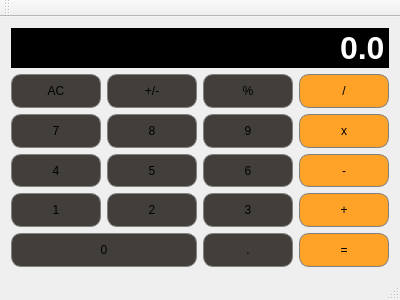
<?xml version="1.0" encoding="UTF-8"?>
<ui version="4.0">
 <class>MainWindow</class>
 <widget class="QMainWindow" name="MainWindow">
  <property name="geometry">
   <rect>
    <x>0</x>
    <y>0</y>
    <width>400</width>
    <height>300</height>
   </rect>
  </property>
  <property name="windowTitle">
   <string>MainWindow</string>
  </property>
  <property name="styleSheet">
   <string notr="true"/>
  </property>
  <widget class="QWidget" name="centralWidget">
   <layout class="QGridLayout" name="gridLayout">
    <item row="5" column="2">
     <widget class="QPushButton" name="ButtonDecimal">
      <property name="sizePolicy">
       <sizepolicy hsizetype="Expanding" vsizetype="Expanding">
        <horstretch>0</horstretch>
        <verstretch>0</verstretch>
       </sizepolicy>
      </property>
      <property name="styleSheet">
       <string notr="true">QPushButton{
	background-color: #423F3B;
	border: 1px solid gray;
	padding: 10px;
     width: 10px;
     height: 10px;
     border-radius: 10%;
}

QPushButtonPressed {
	background-color: #A9A9A9;
	border: 1px solid gray;
	padding: 10px;
     width: 10px;
     height: 10px;
     border-radius: 10%;
}</string>
      </property>
      <property name="text">
       <string>.</string>
      </property>
     </widget>
    </item>
    <item row="3" column="2">
     <widget class="QPushButton" name="Button6">
      <property name="sizePolicy">
       <sizepolicy hsizetype="Expanding" vsizetype="Expanding">
        <horstretch>0</horstretch>
        <verstretch>0</verstretch>
       </sizepolicy>
      </property>
      <property name="styleSheet">
       <string notr="true">QPushButton{
	background-color: #423F3B;
	border: 1px solid gray;
	padding: 10px;
     width: 10px;
     height: 10px;
     border-radius: 10%;
}

QPushButtonPressed {
	background-color: #A9A9A9;
	border: 1px solid gray;
	padding: 10px;
     width: 10px;
     height: 10px;
     border-radius: 10%;
}</string>
      </property>
      <property name="text">
       <string>6</string>
      </property>
     </widget>
    </item>
    <item row="4" column="2">
     <widget class="QPushButton" name="Button3">
      <property name="sizePolicy">
       <sizepolicy hsizetype="Expanding" vsizetype="Expanding">
        <horstretch>0</horstretch>
        <verstretch>0</verstretch>
       </sizepolicy>
      </property>
      <property name="styleSheet">
       <string notr="true">QPushButton{
	background-color: #423F3B;
	border: 1px solid gray;
	padding: 10px;
     width: 10px;
     height: 10px;
     border-radius: 10%;
}

QPushButtonPressed {
	background-color: #A9A9A9;
	border: 1px solid gray;
	padding: 10px;
     width: 10px;
     height: 10px;
     border-radius: 10%;
}</string>
      </property>
      <property name="text">
       <string>3</string>
      </property>
     </widget>
    </item>
    <item row="4" column="0">
     <widget class="QPushButton" name="Button1">
      <property name="sizePolicy">
       <sizepolicy hsizetype="Expanding" vsizetype="Expanding">
        <horstretch>0</horstretch>
        <verstretch>0</verstretch>
       </sizepolicy>
      </property>
      <property name="styleSheet">
       <string notr="true">QPushButton{
	background-color: #423F3B;
	border: 1px solid gray;
	padding: 10px;
     width: 10px;
     height: 10px;
     border-radius: 10%;
}

QPushButtonPressed {
	background-color: #A9A9A9;
	border: 1px solid gray;
	padding: 10px;
     width: 10px;
     height: 10px;
     border-radius: 10%;
}</string>
      </property>
      <property name="text">
       <string>1</string>
      </property>
     </widget>
    </item>
    <item row="3" column="0">
     <widget class="QPushButton" name="Button4">
      <property name="sizePolicy">
       <sizepolicy hsizetype="Expanding" vsizetype="Expanding">
        <horstretch>0</horstretch>
        <verstretch>0</verstretch>
       </sizepolicy>
      </property>
      <property name="styleSheet">
       <string notr="true">QPushButton{
	background-color: #423F3B;
	border: 1px solid gray;
	padding: 10px;
     width: 10px;
     height: 10px;
     border-radius: 10%;
}

QPushButtonPressed {
	background-color: #A9A9A9;
	border: 1px solid gray;
	padding: 10px;
     width: 10px;
     height: 10px;
     border-radius: 10%;
}</string>
      </property>
      <property name="text">
       <string>4</string>
      </property>
     </widget>
    </item>
    <item row="2" column="0">
     <widget class="QPushButton" name="Button7">
      <property name="sizePolicy">
       <sizepolicy hsizetype="Expanding" vsizetype="Expanding">
        <horstretch>0</horstretch>
        <verstretch>0</verstretch>
       </sizepolicy>
      </property>
      <property name="styleSheet">
       <string notr="true">QPushButton{
	background-color: #423F3B;
	border: 1px solid gray;
	padding: 10px;
     width: 10px;
     height: 10px;
     border-radius: 10%;
}

QPushButtonPressed {
	background-color: #A9A9A9;
	border: 1px solid gray;
	padding: 10px;
     width: 10px;
     height: 10px;
     border-radius: 10%;
}</string>
      </property>
      <property name="text">
       <string>7</string>
      </property>
     </widget>
    </item>
    <item row="4" column="1">
     <widget class="QPushButton" name="Button2">
      <property name="sizePolicy">
       <sizepolicy hsizetype="Expanding" vsizetype="Expanding">
        <horstretch>0</horstretch>
        <verstretch>0</verstretch>
       </sizepolicy>
      </property>
      <property name="styleSheet">
       <string notr="true">QPushButton{
	background-color: #423F3B;
	border: 1px solid gray;
	padding: 10px;
     width: 10px;
     height: 10px;
     border-radius: 10%;
}

QPushButtonPressed {
	background-color: #A9A9A9;
	border: 1px solid gray;
	padding: 10px;
     width: 10px;
     height: 10px;
     border-radius: 10%;
}</string>
      </property>
      <property name="text">
       <string>2</string>
      </property>
     </widget>
    </item>
    <item row="3" column="1">
     <widget class="QPushButton" name="Button5">
      <property name="sizePolicy">
       <sizepolicy hsizetype="Expanding" vsizetype="Expanding">
        <horstretch>0</horstretch>
        <verstretch>0</verstretch>
       </sizepolicy>
      </property>
      <property name="styleSheet">
       <string notr="true">QPushButton{
	background-color: #423F3B;
	border: 1px solid gray;
	padding: 10px;
     width: 10px;
     height: 10px;
     border-radius: 10%;
}

QPushButtonPressed {
	background-color: #A9A9A9;
	border: 1px solid gray;
	padding: 10px;
     width: 10px;
     height: 10px;
     border-radius: 10%;
}</string>
      </property>
      <property name="text">
       <string>5</string>
      </property>
     </widget>
    </item>
    <item row="2" column="1">
     <widget class="QPushButton" name="Button8">
      <property name="sizePolicy">
       <sizepolicy hsizetype="Expanding" vsizetype="Expanding">
        <horstretch>0</horstretch>
        <verstretch>0</verstretch>
       </sizepolicy>
      </property>
      <property name="styleSheet">
       <string notr="true">QPushButton{
	background-color: #423F3B;
	border: 1px solid gray;
	padding: 10px;
     width: 10px;
     height: 10px;
     border-radius: 10%;
}

QPushButtonPressed {
	background-color: #A9A9A9;
	border: 1px solid gray;
	padding: 10px;
     width: 10px;
     height: 10px;
     border-radius: 10%;
}</string>
      </property>
      <property name="text">
       <string>8</string>
      </property>
     </widget>
    </item>
    <item row="2" column="2">
     <widget class="QPushButton" name="Button9">
      <property name="sizePolicy">
       <sizepolicy hsizetype="Expanding" vsizetype="Expanding">
        <horstretch>0</horstretch>
        <verstretch>0</verstretch>
       </sizepolicy>
      </property>
      <property name="styleSheet">
       <string notr="true">QPushButton{
	background-color: #423F3B;
	border: 1px solid gray;
	padding: 10px;
     width: 10px;
     height: 10px;
     border-radius: 10%;
}

QPushButtonPressed {
	background-color: #A9A9A9;
	border: 1px solid gray;
	padding: 10px;
     width: 10px;
     height: 10px;
     border-radius: 10%;
}</string>
      </property>
      <property name="text">
       <string>9</string>
      </property>
     </widget>
    </item>
    <item row="1" column="2">
     <widget class="QPushButton" name="ButtonPercent">
      <property name="sizePolicy">
       <sizepolicy hsizetype="Expanding" vsizetype="Expanding">
        <horstretch>0</horstretch>
        <verstretch>0</verstretch>
       </sizepolicy>
      </property>
      <property name="styleSheet">
       <string notr="true"> QPushButton{
	background-color: #423F3B;
	border: 1px solid gray;
	padding: 10px;
     width: 10px;
     height: 10px;
     border-radius: 10%;
}

QPushButtonPressed {
	background-color: #A9A9A9;
	border: 1px solid gray;
	padding: 5px;
     width: 10px;
     height: 10px;
     border-radius: 10%;
}</string>
      </property>
      <property name="text">
       <string>%</string>
      </property>
     </widget>
    </item>
    <item row="1" column="1">
     <widget class="QPushButton" name="ButtonNegPos">
      <property name="sizePolicy">
       <sizepolicy hsizetype="Expanding" vsizetype="Expanding">
        <horstretch>0</horstretch>
        <verstretch>0</verstretch>
       </sizepolicy>
      </property>
      <property name="styleSheet">
       <string notr="true"> QPushButton{
	background-color: #423F3B;
	border: 1px solid gray;
	padding: 10px;
     width: 10px;
     height: 10px;
     border-radius: 10%;
}

QPushButtonPressed {
	background-color: #A9A9A9;
	border: 1px solid gray;
	padding: 5px;
     width: 10px;
     height: 10px;
     border-radius: 10%;
}</string>
      </property>
      <property name="text">
       <string>+/-</string>
      </property>
     </widget>
    </item>
    <item row="1" column="0">
     <widget class="QPushButton" name="ButtonAC">
      <property name="sizePolicy">
       <sizepolicy hsizetype="Expanding" vsizetype="Expanding">
        <horstretch>0</horstretch>
        <verstretch>0</verstretch>
       </sizepolicy>
      </property>
      <property name="styleSheet">
       <string notr="true"> QPushButton{
	background-color: #423F3B;
	border: 1px solid gray;
	padding: 10px;
     width: 10px;
     height: 10px;
     border-radius: 10%;
}

QPushButtonPressed {
	background-color: #A9A9A9;
	border: 1px solid gray;
	padding: 5px;
     width: 10px;
     height: 10px;
     border-radius: 10%;
}</string>
      </property>
      <property name="text">
       <string>AC</string>
      </property>
     </widget>
    </item>
    <item row="0" column="0" colspan="4">
     <widget class="QLineEdit" name="Display">
      <property name="sizePolicy">
       <sizepolicy hsizetype="Expanding" vsizetype="Expanding">
        <horstretch>0</horstretch>
        <verstretch>0</verstretch>
       </sizepolicy>
      </property>
      <property name="font">
       <font>
        <family>Arial</family>
        <pointsize>24</pointsize>
        <weight>75</weight>
        <bold>true</bold>
       </font>
      </property>
      <property name="styleSheet">
       <string notr="true">QLineEdit{
	background-color: black;
	border: 1px solid black;
	color: #ffffff
}</string>
      </property>
      <property name="text">
       <string>0.0</string>
      </property>
      <property name="alignment">
       <set>Qt::AlignRight|Qt::AlignTrailing|Qt::AlignVCenter</set>
      </property>
     </widget>
    </item>
    <item row="1" column="3">
     <widget class="QPushButton" name="ButtonDivide">
      <property name="sizePolicy">
       <sizepolicy hsizetype="Expanding" vsizetype="Expanding">
        <horstretch>0</horstretch>
        <verstretch>0</verstretch>
       </sizepolicy>
      </property>
      <property name="styleSheet">
       <string notr="true">QPushButton{
	background-color: #FEA228;
	border: 1px solid gray;
	padding: 10px;
     width: 10px;
     height: 10px;
     border-radius: 10%;
}

QPushButtonPressed {
	background-color: #FEB445;
	border: 1px solid gray;
	padding: 10px;
     width: 10px;
     height: 10px;
     border-radius: 10%;
}</string>
      </property>
      <property name="text">
       <string>/</string>
      </property>
     </widget>
    </item>
    <item row="2" column="3">
     <widget class="QPushButton" name="ButtonMultiply">
      <property name="sizePolicy">
       <sizepolicy hsizetype="Expanding" vsizetype="Expanding">
        <horstretch>0</horstretch>
        <verstretch>0</verstretch>
       </sizepolicy>
      </property>
      <property name="styleSheet">
       <string notr="true">QPushButton{
	background-color: #FEA228;
	border: 1px solid gray;
	padding: 10px;
     width: 10px;
     height: 10px;
     border-radius: 10%;
}

QPushButtonPressed {
	background-color: #FEB445;
	border: 1px solid gray;
	padding: 10px;
     width: 10px;
     height: 10px;
     border-radius: 10%;
}</string>
      </property>
      <property name="text">
       <string>x</string>
      </property>
     </widget>
    </item>
    <item row="3" column="3">
     <widget class="QPushButton" name="ButtonMinus">
      <property name="sizePolicy">
       <sizepolicy hsizetype="Expanding" vsizetype="Expanding">
        <horstretch>0</horstretch>
        <verstretch>0</verstretch>
       </sizepolicy>
      </property>
      <property name="styleSheet">
       <string notr="true">QPushButton{
	background-color: #FEA228;
	border: 1px solid gray;
	padding: 10px;
     width: 10px;
     height: 10px;
     border-radius: 10%;
}

QPushButtonPressed {
	background-color: #FEB445;
	border: 1px solid gray;
	padding: 10px;
     width: 10px;
     height: 10px;
     border-radius: 10%;
}</string>
      </property>
      <property name="text">
       <string>-</string>
      </property>
     </widget>
    </item>
    <item row="4" column="3">
     <widget class="QPushButton" name="ButtonAdd">
      <property name="sizePolicy">
       <sizepolicy hsizetype="Expanding" vsizetype="Expanding">
        <horstretch>0</horstretch>
        <verstretch>0</verstretch>
       </sizepolicy>
      </property>
      <property name="styleSheet">
       <string notr="true">QPushButton{
	background-color: #FEA228;
	border: 1px solid gray;
	padding: 10px;
     width: 10px;
     height: 10px;
     border-radius: 10%;
}

QPushButtonPressed {
	background-color: #FEB445;
	border: 1px solid gray;
	padding: 10px;
     width: 10px;
     height: 10px;
     border-radius: 10%;
}</string>
      </property>
      <property name="text">
       <string>+</string>
      </property>
     </widget>
    </item>
    <item row="5" column="3">
     <widget class="QPushButton" name="ButtonEqual">
      <property name="sizePolicy">
       <sizepolicy hsizetype="Expanding" vsizetype="Expanding">
        <horstretch>0</horstretch>
        <verstretch>0</verstretch>
       </sizepolicy>
      </property>
      <property name="styleSheet">
       <string notr="true">QPushButton{
	background-color: #FEA228;
	border: 1px solid gray;
	padding: 10px;
     width: 10px;
     height: 10px;
     border-radius: 10%;
}

QPushButtonPressed {
	background-color: #FEB445;
	border: 1px solid gray;
	padding: 10px;
     width: 10px;
     height: 10px;
     border-radius: 10%;
}</string>
      </property>
      <property name="text">
       <string>=</string>
      </property>
     </widget>
    </item>
    <item row="5" column="0" colspan="2">
     <widget class="QPushButton" name="Button0">
      <property name="sizePolicy">
       <sizepolicy hsizetype="Expanding" vsizetype="Expanding">
        <horstretch>0</horstretch>
        <verstretch>0</verstretch>
       </sizepolicy>
      </property>
      <property name="styleSheet">
       <string notr="true">QPushButton{
	background-color: #423F3B;
	border: 1px solid gray;
	padding: 10px;
     width: 10px;
     height: 10px;
     border-radius: 10%;
}

QPushButtonPressed {
	background-color: #A9A9A9;
	border: 1px solid gray;
	padding: 10px;
     width: 10px;
     height: 10px;
     border-radius: 10%;
}</string>
      </property>
      <property name="text">
       <string>0</string>
      </property>
     </widget>
    </item>
   </layout>
  </widget>
  <widget class="QMenuBar" name="menuBar">
   <property name="geometry">
    <rect>
     <x>0</x>
     <y>0</y>
     <width>400</width>
     <height>22</height>
    </rect>
   </property>
  </widget>
  <widget class="QToolBar" name="mainToolBar">
   <attribute name="toolBarArea">
    <enum>TopToolBarArea</enum>
   </attribute>
   <attribute name="toolBarBreak">
    <bool>false</bool>
   </attribute>
  </widget>
  <widget class="QStatusBar" name="statusBar"/>
 </widget>
 <layoutdefault spacing="6" margin="11"/>
 <resources/>
 <connections/>
</ui>
